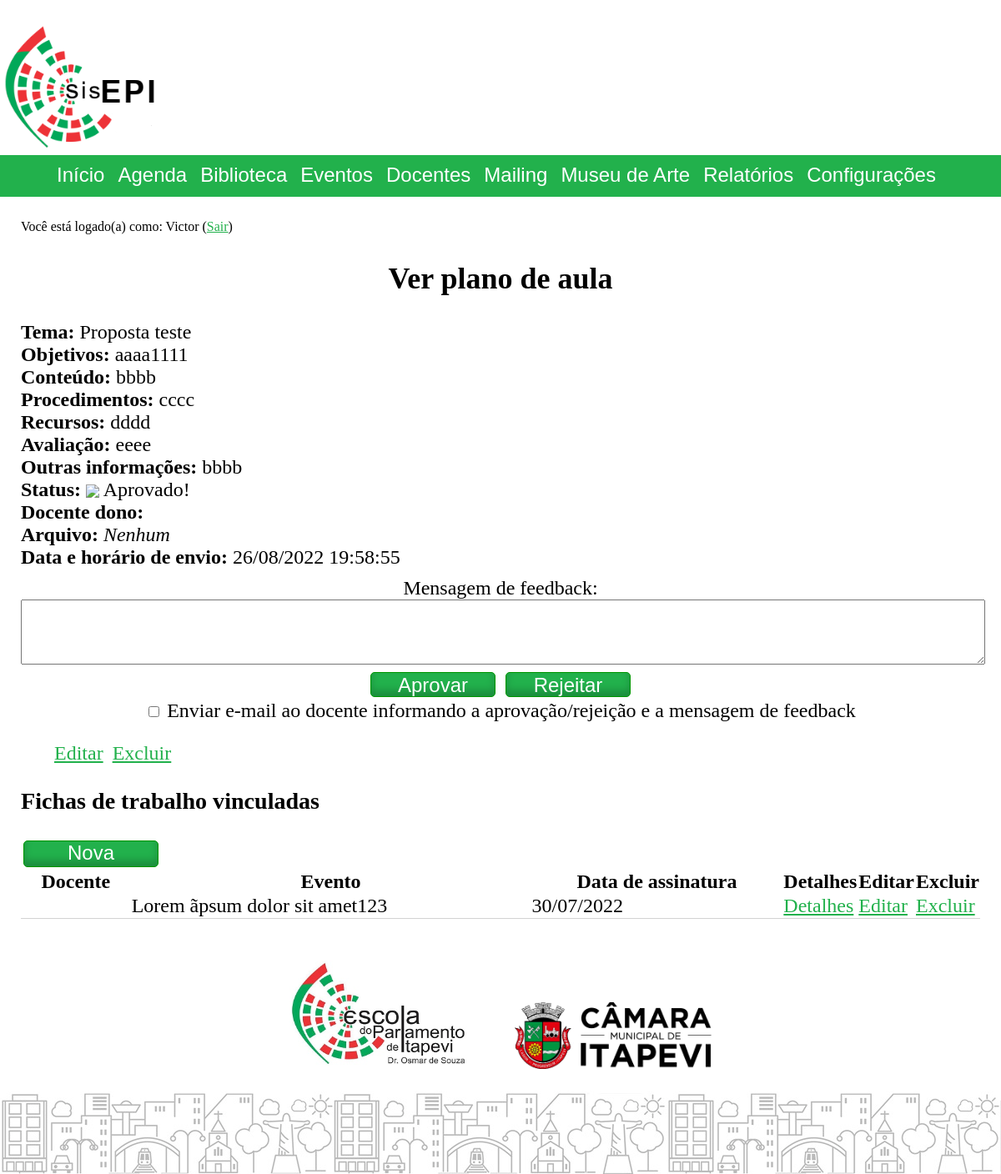
Page /index.php?cont=professors2&action=viewworkproposal&id=3 (signed in) on the committed database.
### tables this page shows
CREATE TABLE `professorworkproposals` (
  `id` int UNSIGNED NOT NULL,
  `name` varchar(255) NOT NULL,
  `infosFields` json DEFAULT NULL,
  `moreInfos` text,
  `ownerProfessorId` int UNSIGNED DEFAULT NULL,
  `fileExtension` varchar(255) DEFAULT NULL,
  `isApproved` tinyint(1) DEFAULT NULL,
  `feedbackMessage` text,
  `registrationDate` datetime NOT NULL
);

CREATE TABLE `professorworksheets` (
  `id` int NOT NULL,
  `professorId` int UNSIGNED DEFAULT NULL,
  `professorWorkProposalId` int UNSIGNED DEFAULT NULL,
  `eventId` int UNSIGNED DEFAULT NULL,
  `paymentInfosJson` json NOT NULL,
  `professorTypeId` int NOT NULL,
  `paymentTableId` int NOT NULL,
  `paymentLevelId` int NOT NULL,
  `classTime` decimal(10,5) NOT NULL,
  `paymentSubsAllowanceTableId` int DEFAULT NULL,
  `paymentSubsAllowanceLevelId` int DEFAULT NULL,
  `paymentSubsAllowanceClassTime` decimal(10,5) DEFAULT NULL,
  `participationEventDataJson` json DEFAULT NULL,
  `professorCertificateText` text,
  `certificateBgFile` varchar(255) NOT NULL,
  `professorDocTemplateId` int DEFAULT NULL,
  `signatureDate` date NOT NULL,
  `referenceMonth` date NOT NULL
);

CREATE TABLE `events` (
  `id` int UNSIGNED NOT NULL,
  `name` varchar(120) DEFAULT 'Evento sem nome',
  `typeId` int NOT NULL,
  `subscriptionListNeeded` tinyint(1) DEFAULT NULL,
  `subscriptionListOpeningDate` date DEFAULT NULL,
  `subscriptionListClosureDate` date DEFAULT NULL,
  `maxSubscriptionNumber` int DEFAULT NULL,
  `allowLateSubscriptions` tinyint(1) NOT NULL DEFAULT '0',
  `posterImageAttachmentFileName` varchar(120) DEFAULT NULL,
  `responsibleForTheEvent` varchar(120) DEFAULT NULL,
  `customInfosJson` json DEFAULT NULL,
  `moreInfos` mediumtext,
  `certificateText` varchar(500) DEFAULT NULL,
  `certificateBgFile` varchar(255) DEFAULT NULL,
  `checklistId` int DEFAULT NULL,
  `surveyTemplateId` int UNSIGNED DEFAULT NULL,
  `subscriptionTemplateId` int NOT NULL
);

### model/database/database.php (called while the page is built, shortened)
<?php
function getDatabaseConfig()
{
	$configs = parse_ini_file($_SERVER['DOCUMENT_ROOT'] . "/sisepi_config.ini", true);
	return $configs['database'];
}
function getCryptoKey()
{
	return !empty(getenv("CRYPTO_KEY")) ? getenv("CRYPTO_KEY") : getDatabaseConfig()['crypto'];
}

### model/database/professors2.database.php (called while the page is built, shortened)
<?php
require_once ("database.php");
function getSingleWorkProposal($workProposalId, $optConnection = null)
{
    $__cryptoKey = getCryptoKey();
    $conn = $optConnection ? $optConnection : createConnectionAsEditor();
    $query = "SELECT professorworkproposals.*,
	aes_decrypt(professors.name, '$__cryptoKey') as ownerProfessorName,
    aes_decrypt(professors.email, '$__cryptoKey') as ownerProfessorEmail
	FROM professorworkproposals
	LEFT JOIN professors ON professors.id = professorworkproposals.ownerProfessorId
    WHERE professorworkproposals.id = ? ";
    $stmt = $conn->prepare($query);
    $stmt->bind_param("i", $workProposalId);
    $stmt->execute();
    $result = $stmt->get_result();
    $dataRow = $result->num_rows > 0 ? $result->fetch_assoc() : null;
    return $dataRow;
}
function getWorkSheets(int $workProposalId, ?mysqli $optConnection = null)
{
    $__cryptoKey = getCryptoKey();
    $conn = $optConnection ? $optConnection : createConnectionAsEditor();
    $query = "SELECT pws.id, pws.professorId, pws.eventId, pws.signatureDate, events.name as eventName, aes_decrypt(prof.name, '$__cryptoKey') as professorName FROM professorworksheets as pws
    LEFT JOIN professors as prof ON prof.id = pws.professorId
    LEFT JOIN events ON events.id = pws.eventId
    WHERE pws.professorWorkProposalId = ?
    ORDER BY pws.id ";
    $stmt = $conn->prepare($query);
    $stmt->bind_param('i', $workProposalId);
    $stmt->execute();
    $result = $stmt->get_result();
    $dataRows = $result->num_rows > 0 ? $result->fetch_all(MYSQLI_ASSOC) : null;
    return $dataRows;
}

### controller/professors2.controller.php (called while the page is built, shortened)
<?php
require_once("model/database/professors2.database.php");
final class professors2 extends BaseController
{
	public function viewworkproposal()
	{
		require_once("controller/component/DataGrid.class.php");
		$workProposalId = isset($_GET['id']) && isId($_GET['id']) ? $_GET['id'] : null;
		$conn = createConnectionAsEditor();
		try
		{
			$proposalObject = new GenericObjectFromDataRow(getSingleWorkProposal($workProposalId, $conn));
			$proposalObject->infosFields = json_decode($proposalObject->infosFields);
			$workSheetsDrs = getWorkSheets($workProposalId, $conn);
			$workSheetsArray = Data\transformDataRows($workSheetsDrs,
			[
				'id' => fn($dr) => $dr['id'],
				'Docente' => fn($dr) => $dr['professorName'],
				'Evento' => fn($dr) => $dr['eventName'],
				'Data de assinatura' => fn($dr) => date_create($dr['signatureDate'])->format('d/m/Y')
			]);
			$dataGridComponent = new DataGridComponent($workSheetsArray);
			$dataGridComponent->detailsButtonURL = URL\URLGenerator::generateSystemURL("professors2", "viewworksheet", "{param}");
			$dataGridComponent->editButtonURL = URL\URLGenerator::generateSystemURL("professors2", "editworksheet", "{param}");
			$dataGridComponent->deleteButtonURL = URL\URLGenerator::generateSystemURL("professors2", "deleteworksheet", "{param}");
		}
		catch (Exception $e)
		{
			$this->pageMessages[] = $e->getMessage();
		}
		finally { $conn->close(); }
	}
}

### includes/URL/URLGenerator.php (called while the page is built, shortened)
<?php
abstract class URLGenerator
{
	public static bool $useFriendlyURL;
	private static function appendQueryString($queryString = null, $directFileAccess = false)
	{
		$qsFinal = "";
		if (is_string($queryString))
			$qsFinal = $queryString;
		else if (is_array($queryString))
			$qsFinal = http_build_query($queryString);
		if (!empty($qsFinal))
			return self::$useFriendlyURL || $directFileAccess ? "?$qsFinal" : "&$qsFinal";
		else
			return "";
	}
	public static function generateSystemURL($controller, $action = "home", $id = null, $queryString = null)
	{
		$url = self::$useFriendlyURL ? self::URLBase . "/$controller/$action" : self::URLBase . "/index.php?cont=$controller&action=$action";
		if (!empty($id))
			$url .= self::$useFriendlyURL ? "/$id" : "&id=$id";
		$url .= self::appendQueryString($queryString);
		return $url;
	}
	public static function generateFileURL($pathFromBaseURL = null, $queryString = null)
	{
		$fileBaseFriendly = self::URLBase . '/file';
		$fileBaseUnfriendly = self::URLBase;
		$url = (self::$useFriendlyURL ? $fileBaseFriendly : $fileBaseUnfriendly) . (!empty($pathFromBaseURL) ? "/$pathFromBaseURL" : "") . self::appendQueryString($queryString, true);
		return $url;
	}
}

### controller/component/DataGrid.class.php (called while the page is built, shortened)
<?php
class DataGridComponent extends ComponentBase
{
	public function __construct($dataRowsArray = null)
	{
		$this->dataRows = $dataRowsArray;
	}
	public ?array $dataRows;
	public ?string $detailsButtonURL = null, $editButtonURL = null, $deleteButtonURL = null;
	public ?string $RudButtonsFunctionParamName = "id";
	public array $columnsToHide = [];
	public function render()
	{
		$dataRows = $this->dataRows;
		$columnsToHide = $this->columnsToHide;
		$detailsButtonURL = $this->detailsButtonURL;
		$editButtonURL = $this->editButtonURL;
		$deleteButtonURL = $this->deleteButtonURL;
		$RudButtonsFunctionParamName = $this->RudButtonsFunctionParamName;
		$view = $this->get_view();
		require($view);
	}
}

### view/professors2.viewworkproposal.view.php (the view, shortened to what this page needs)
<?php
 if (isset($proposalObj)): ?>
<?php
function buildProposalStatus($status)
{
    if (is_null($status))
        echo '<img style="vertical-align: middle;" src="' . URL\URLGenerator::generateFileURL('pics/delay.png') . '"/> Análise pendente';
    else if ((bool)$status)
        echo '<img style="vertical-align: middle;" src="' . URL\URLGenerator::generateFileURL('pics/check.png') . '"/> Aprovado!';
    else if (!(bool)$status)
        echo '<img style="vertical-align: middle;" src="' . URL\URLGenerator::generateFileURL('pics/wrong.png') . '"/> Rejeitado!';
}
?>
    <div class="viewDataFrame">
        <label>Tema: </label><?php echo hsc($proposalObj->name); ?> <br/>
        <label>Objetivos: </label><?php echo hsc($proposalObj->infosFields->objectives ?? ''); ?><br/>
        <label>Conteúdo: </label><?php echo hsc($proposalObj->infosFields->contents ?? ''); ?><br/>
        <label>Procedimentos: </label><?php echo hsc($proposalObj->infosFields->procedures ?? ''); ?><br/>
        <label>Recursos: </label><?php echo hsc($proposalObj->infosFields->resources ?? ''); ?><br/>
        <label>Avaliação: </label><?php echo hsc($proposalObj->infosFields->evaluation ?? ''); ?><br/>
        <label>Outras informações: </label><?php echo nl2br(hsc($proposalObj->moreInfos)); ?>
        <br/>
        <label>Status: </label><?php buildProposalStatus($proposalObj->isApproved); ?><br/>
        <label>Docente dono: </label><a href="<?php echo URL\URLGenerator::generateSystemURL('professors', 'view', $proposalObj->ownerProfessorId); ?>"><?php echo $proposalObj->ownerProfessorName; ?></a><br/>
        <label>Arquivo: </label>
        <?php if (isset($proposalObj->fileExtension)): ?>
            <a href="<?php echo URL\URLGenerator::generateFileURL('generate/viewProfessorWorkProposalFile.php', [ 'workProposalId' => $proposalObj->id ]); ?>" target="__blank">Ver arquivo do plano</a>
        (<?php echo mb_strtoupper($proposalObj->fileExtension); ?>) <br/>
        <?php else: ?>
            <span style="font-style: italic;">Nenhum</span> <br/>
        <?php endif; ?>
        <label>Data e horário de envio: </label><?php echo date_create($proposalObj->registrationDate)->format('d/m/Y H:i:s'); ?>
    </div>
    <form
        method="post"
        action="<?php echo URL\URLGenerator::generateFileURL("post/professors2.viewworkproposal.post.php", "cont=professors2&action=viewworkproposal&id=" . $proposalObj->id); ?>"
        class="centControl"
        onsubmit="return disableFeedbackButtons();">
        <?php if (checkUserPermission('PROFE', 6)): ?>
            <label>Mensagem de feedback: <textarea name="txtFeedbackMessage" rows="4" maxlength="600"><?php echo $proposalObj->feedbackMessage; ?></textarea></label>
            <button type="submit" class="btnFeedback" name="btnApprove">Aprovar</button>
            <button type="submit" class="btnFeedback" name="btnReject">Rejeitar</button>
            <br/>
            <label><input type="checkbox" name="chkSendProfessorEmail" value="1"/> Enviar e-mail ao docente informando a aprovação/rejeição e a mensagem de feedback</label>
        <?php else: ?>
            <p>Você não tem permissão para aprovar ou rejeitar planos de aula.</p>
        <?php endif; ?>
    </form>
    <div class="editDeleteButtonsFrame">
		<ul>
			<li><a href="<?php echo URL\URLGenerator::generateSystemURL("professors2", "editworkproposal", $proposalObj->id); ?>">Editar</a></li>
			<li><a href="<?php echo URL\URLGenerator::generateSystemURL("professors2", "deleteworkproposal", $proposalObj->id); ?>">Excluir</a></li>
		</ul>
	</div>
    <h3>Fichas de trabalho vinculadas</h3>
    <a class="linkButton" href="<?php echo URL\URLGenerator::generateSystemURL('professors2', 'createworksheet', null, [ 'workProposalId' => $proposalObj->id ]); ?>">Nova</a>
    <?php $dgComp->render(); ?>
<?php endif; ?>

### view/component/DataGrid.view.php (shortened to what this page needs)
<?php
if (isset($dataRows[0]))
{
	function formatCellContent($value)
	{
		if ($value instanceof DataGridIcon)
			return $value->generateHTML();
		else
			return nl2br(hsc($value));
	}
?>
<table>
	<thead>
		<tr>
			<?php
			$count = 0;
			foreach ($dataRows[0] as $column => $value)
			{
				$count++;
				if (in_array($column, $columnsToHide) === false)
				{
					echo "<th>" . $column . "</th>";
				}
				if ($count === count($dataRows[0]))
				{
					if (isset($detailsButtonURL) && !isset($columnNameAsDetailsButton)) echo '<th class="shrinkCell">Detalhes</th>';
					if (isset($editButtonURL)) echo '<th class="shrinkCell">Editar</th>';
					if (isset($deleteButtonURL)) echo '<th class="shrinkCell">Excluir</th>';
				}
			}
			?>
		</tr>
	</thead>
	<tbody>
		<?php
		foreach ($dataRows as $row)
		{
			echo "<tr>";
			$count = 0;
			foreach ($row as $column => $value)
			{
				$count++;
				if (in_array($column, $columnsToHide) === false)
				{
					if (isset($columnNameAsDetailsButton) && $columnNameAsDetailsButton === $column)
					{
						echo '<td><a href="' . str_replace("{param}", $row[$RudButtonsFunctionParamName], $detailsButtonURL) . '">' . formatCellContent($value) . '</a></td>';
					}
					else
					{
						echo "<td>" . formatCellContent($value) . "</td>";
					}
				}
				if ($count === count($row))
				{
					if (isset($detailsButtonURL) && !isset($columnNameAsDetailsButton)) echo '<td class="shrinkCell"><a href="' . str_replace("{param}", $row[$RudButtonsFunctionParamName], $detailsButtonURL) .  '">Detalhes</a></td>';
					if (isset($editButtonURL)) echo '<td class="shrinkCell"><a href="' . str_replace("{param}", $row[$RudButtonsFunctionParamName], $editButtonURL) . '">Editar</a></td>';
					if (isset($deleteButtonURL)) echo '<td class="shrinkCell"><a href="' . str_replace("{param}", $row[$RudButtonsFunctionParamName], $deleteButtonURL) . '">Excluir</a></td>';
				}
			}
			echo "</tr>";
		}
		?>
	</tbody>
</table>
<?php
}
else
	echo "Não há dados disponíveis.";
?>

### sisepi.css (style rules this page uses)
body { background-color: white; color: black; font-size: x-large; margin: 0; }
a { color: #22B14C }
table { border-collapse: collapse; width: 100%; }
table td { border-bottom: 1px solid lightgray; }
th.shrinkCell, td.shrinkCell { width: 10px; white-space: nowrap; }
h1, h2, .centControl { text-align: center; }
input, select, textarea { outline: none; }
.linkButton, input[type="button"], input[type="submit"], button { margin: 3px; font-size: 18pt; min-width: 150px; height: 30px; border: 1px solid #009600; border-radius: 5px; background-color: #22B14C; color: white; transition-duration: 0.1s; box-shadow: inset 0px -7px 10px 0 rgba(0,0,0,0.2); cursor: pointer; }
.linkButton { display: inline-block; text-align: center; text-decoration: none; font-family: sans-serif; padding: 0 5px 0 5px; }
input[type="text"], input[type="password"], input[type="email"], input[type="number"], input[type='url'], input[type="search"], input[type="date"], input[type="time"], select, textarea { font-size: large; }
textarea { width: 100%; }
ul.pagination, .editDeleteButtonsFrame ul { display: block; list-style-type: none; }
.viewDataFrame { margin-top: 10px; margin-bottom: 10px; }
.viewDataFrame label { font-weight: bold; }
.editDeleteButtonsFrame li { display: inline; margin-right: 5px; }

### rows in the picture
professorworkproposals: name "Proposta teste", moreInfos "bbbb", registrationDate "26/08/2022 19:58:55"
professorworksheets: eventId.name "Lorem ãpsum dolor sit amet123", value "30/07/2022"

### other values in the picture
$loggedUser "Victor"
$this->subtitle "Ver plano de aula"
hsc($proposalObj->infosFields->objectives ?? '') "aaaa1111"
hsc($proposalObj->infosFields->contents ?? '') "bbbb"
hsc($proposalObj->infosFields->procedures ?? '') "cccc"
hsc($proposalObj->infosFields->resources ?? '') "dddd"
hsc($proposalObj->infosFields->evaluation ?? '') "eeee"
$column "Docente"
$column "Evento"
$column "Data de assinatura"
